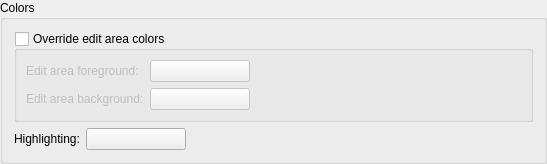
    <widget class="QGroupBox" name="colorsGroup">
     <property name="title">
      <string>Colors</string>
     </property>
     <layout class="QVBoxLayout" name="verticalLayout_10">
      <item>
       <widget class="QGroupBox" name="editAreaOverrideCheckBox">
        <property name="toolTip">
         <string>Select to set the color of the edit area different to the default style</string>
        </property>
        <property name="title">
         <string>Override edit area colors</string>
        </property>
        <property name="checkable">
         <bool>true</bool>
        </property>
        <property name="checked">
         <bool>false</bool>
        </property>
        <layout class="QGridLayout" name="gridLayout_6">
         <item row="0" column="0">
          <widget class="QLabel" name="TextLabel2_2_2_2_2_12">
           <property name="text">
            <string>Edit area foreground:</string>
           </property>
          </widget>
         </item>
         <item row="0" column="1">
          <widget class="QPushButton" name="editAreaForegroundButton">
           <property name="minimumSize">
            <size>
             <width>100</width>
             <height>0</height>
            </size>
           </property>
           <property name="toolTip">
            <string>Select the foreground color for the edit area.</string>
           </property>
           <property name="text">
            <string/>
           </property>
          </widget>
         </item>
         <item row="0" column="2">
          <spacer name="horizontalSpacer_6">
           <property name="orientation">
            <enum>Qt::Horizontal</enum>
           </property>
           <property name="sizeHint" stdset="0">
            <size>
             <width>263</width>
             <height>20</height>
            </size>
           </property>
          </spacer>
         </item>
         <item row="1" column="0">
          <widget class="QLabel" name="TextLabel2_2_2_2_2_11">
           <property name="text">
            <string>Edit area background:</string>
           </property>
          </widget>
         </item>
         <item row="1" column="1">
          <widget class="QPushButton" name="editAreaBackgroundButton">
           <property name="minimumSize">
            <size>
             <width>100</width>
             <height>0</height>
            </size>
           </property>
           <property name="toolTip">
            <string>Select the background color for the edit area.</string>
           </property>
           <property name="text">
            <string/>
           </property>
          </widget>
         </item>
        </layout>
       </widget>
      </item>
      <item>
       <layout class="QHBoxLayout" name="horizontalLayout_8">
        <item>
         <widget class="QLabel" name="label_20">
          <property name="text">
           <string>Highlighting:</string>
          </property>
         </widget>
        </item>
        <item>
         <widget class="QPushButton" name="highlightingBackgroundButton">
          <property name="minimumSize">
           <size>
            <width>100</width>
            <height>0</height>
           </size>
          </property>
          <property name="toolTip">
           <string>Select the color for the highlighting background.</string>
          </property>
          <property name="text">
           <string/>
          </property>
         </widget>
        </item>
        <item>
         <spacer name="spacer">
          <property name="orientation">
           <enum>Qt::Horizontal</enum>
          </property>
          <property name="sizeType">
           <enum>QSizePolicy::Expanding</enum>
          </property>
          <property name="sizeHint" stdset="0">
           <size>
            <width>347</width>
            <height>20</height>
           </size>
          </property>
         </spacer>
        </item>
       </layout>
      </item>
     </layout>
    </widget>
